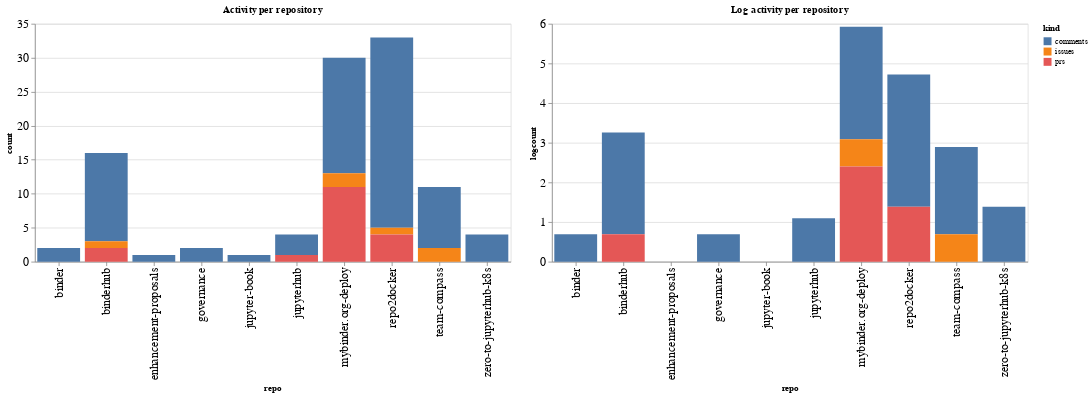

The notebook cell saved with this chart:
### Code cell
ch1 = alt.Chart(repo_summaries, width=600, title="Activity per repository").mark_bar().encode(
    x='repo',
    y='count',
    color='kind',
    tooltip="kind"
)

ch2 = alt.Chart(repo_summaries, width=600, title="Log activity per repository").mark_bar().encode(
    x='repo',
    y='logcount',
    color='kind',
    tooltip="kind"
)

ch1 | ch2

### Figure 1 — Vega-Lite specification as saved in the notebook (floating-point values rounded to 4 significant figures)
{"config": {"axisLeft": {"labelFontSize": 15}, "axisBottom": {"labelFontSize": 15}}, "hconcat": [{"mark": "bar", "encoding": {"color": {"type": "nominal", "field": "kind"}, "tooltip": {"type": "nominal", "field": "kind"}, "x": {"type": "nominal", "field": "repo"}, "y": {"type": "quantitative", "field": "count"}}, "title": "Activity per repository", "width": 600}, {"mark": "bar", "encoding": {"color": {"type": "nominal", "field": "kind"}, "tooltip": {"type": "nominal", "field": "kind"}, "x": {"type": "nominal", "field": "repo"}, "y": {"type": "quantitative", "field": "logcount"}}, "title": "Log activity per repository", "width": 600}], "data": {"name": "data-65dbf372540c57525a1e7160f010bee9"}, "$schema": "https://vega.github.io/schema/vega-lite/v4.8.1.json", "datasets": {"data-65dbf372540c57525a1e7160f010bee9": [{"repo": "binder", "kind": "comments", "count": 2, "logcount": 0.6931}, {"repo": "binderhub", "kind": "comments", "count": 13, "logcount": 2.565}, {"repo": "binderhub", "kind": "issues", "count": 1, "logcount": 0.0}, {"repo": "binderhub", "kind": "prs", "count": 2, "logcount": 0.6931}, {"repo": "enhancement-proposals", "kind": "comments", "count": 1, "logcount": 0.0}, {"repo": "governance", "kind": "comments", "count": 2, "logcount": 0.6931}, {"repo": "jupyter-book", "kind": "comments", "count": 1, "logcount": 0.0}, {"repo": "jupyterhub", "kind": "comments", "count": 3, "logcount": 1.099}, {"repo": "jupyterhub", "kind": "prs", "count": 1, "logcount": 0.0}, {"repo": "mybinder.org-deploy", "kind": "comments", "count": 17, "logcount": 2.833}, {"repo": "mybinder.org-deploy", "kind": "issues", "count": 2, "logcount": 0.6931}, {"repo": "mybinder.org-deploy", "kind": "prs", "count": 11, "logcount": 2.398}, {"repo": "repo2docker", "kind": "comments", "count": 28, "logcount": 3.332}, {"repo": "repo2docker", "kind": "issues", "count": 1, "logcount": 0.0}, {"repo": "repo2docker", "kind": "prs", "count": 4, "logcount": 1.386}, {"repo": "team-compass", "kind": "comments", "count": 9, "logcount": 2.197}, {"repo": "team-compass", "kind": "issues", "count": 2, "logcount": 0.6931}, {"repo": "zero-to-jupyterhub-k8s", "kind": "comments", "count": 4, "logcount": 1.386}]}}
